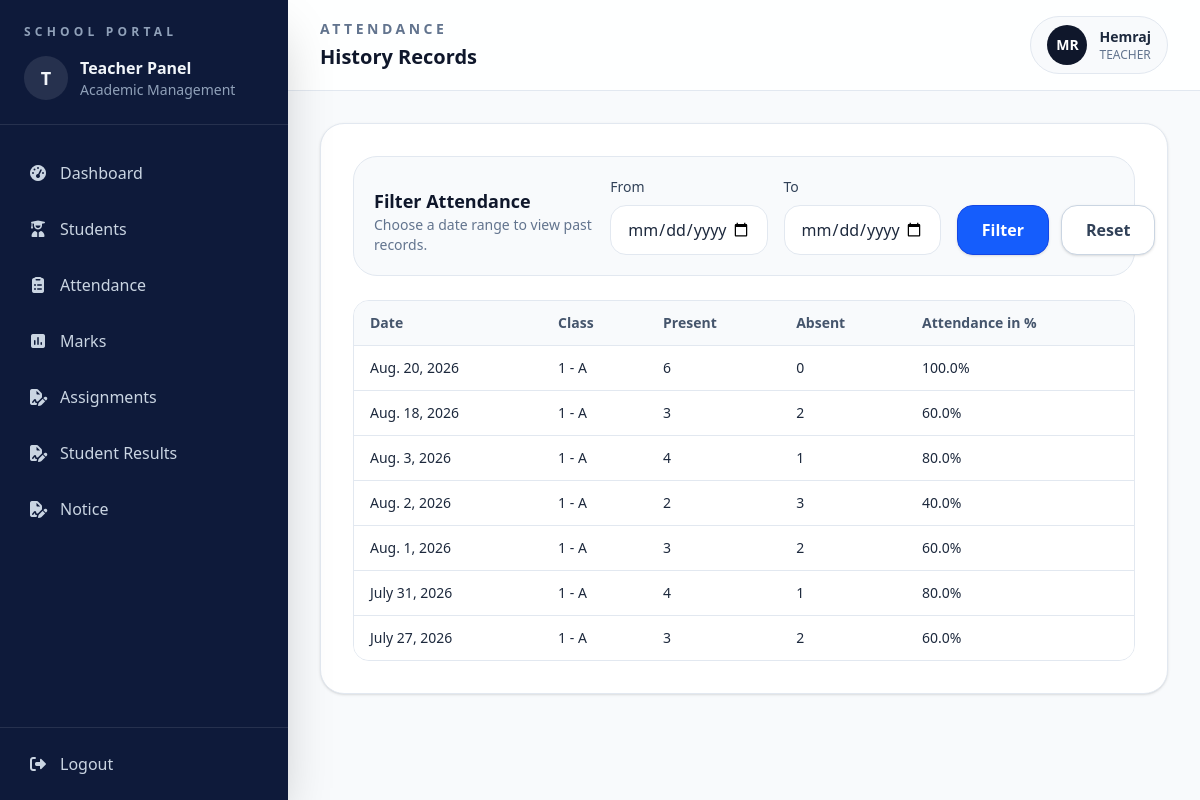
/attendance/history/ (signed in), run on an earlier commit of the app's database.
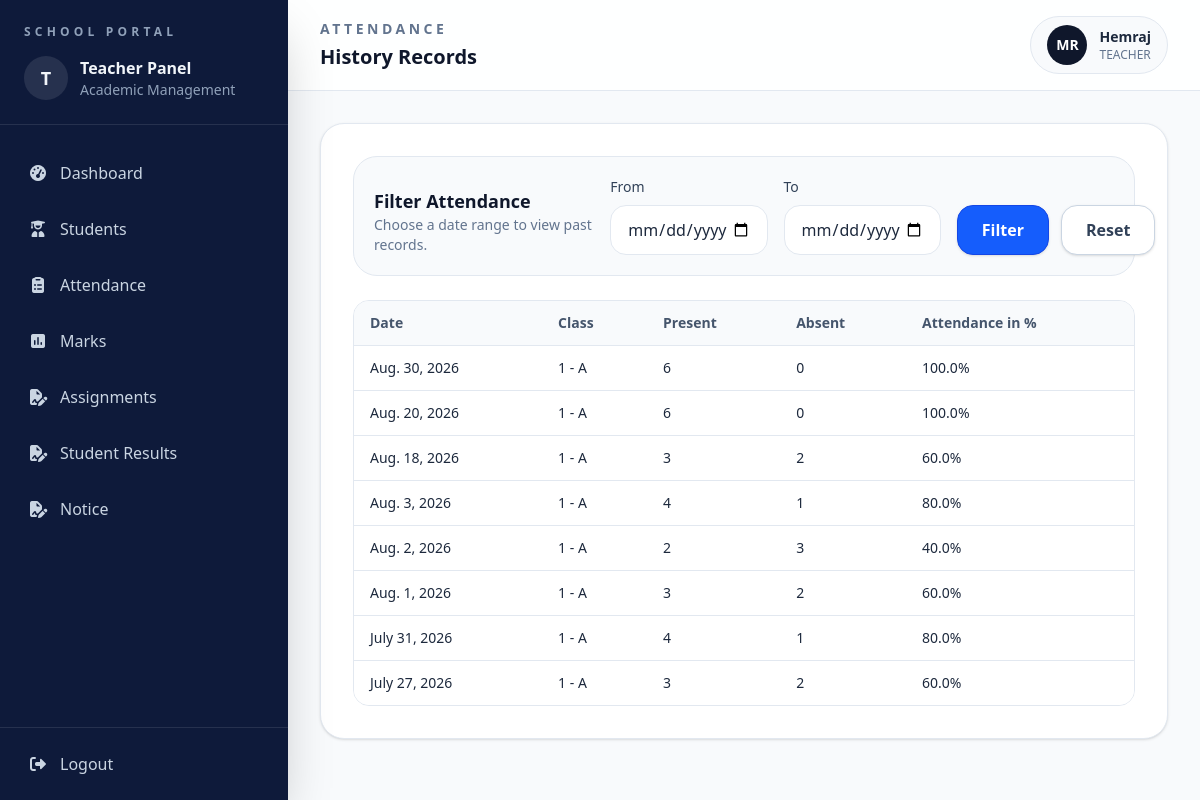
And on a later commit of the database.
### accounts/models.py (models this page shows, shortened)
class User(AbstractUser):
    ROLE_CHOICES = (("ADMIN", "Admin"), ("TEACHER", "Teacher"))
    role = models.CharField(max_length=20, choices=ROLE_CHOICES, default="TEACHER")

### attendance/views.py (the view)
# urls.py: path("history/",views.attendance_history,name="attendance-history"),
def attendance_history(request):
    from_date = request.GET.get("from")
    to_date = request.GET.get("to")
    queryset = Attendance.objects.filter(student__classroom__teacher=request.user)
    if from_date:
        queryset = queryset.filter(date__gte=from_date)
    if to_date:
        queryset = queryset.filter(date__lte=to_date)
    attendance_records = (
        queryset.values(
            "date", "student__classroom__name", "student__classroom__section"
        )
        .annotate(
            present_count=Count("id", filter=Q(status="PRESENT")),
            absent_count=Count("id", filter=Q(status="ABSENT")),
        )
        .order_by("-date")
    )
    for record in attendance_records:
        total = record["present_count"] + record["absent_count"]
        if total > 0:
            record["attendance_percentage"] = round(
                (record["present_count"] / total) * 100,
                2,
            )
        else:
            record["attendance_percentage"] = 0
    context = {
        "attendance_records": attendance_records,
        "from_date": from_date,
        "to_date": to_date,
    }
    return render(request, "attendance/attendance_history.html", context)

### attendance/templates/attendance/attendance_history.html (shortened to what this page needs)
{% extends 'base.html' %}
{% block page_label %}Attendance{% endblock %}
{% block page_title %}History Records{% endblock %}
{% block content %}
<div class="space-y-6">
  <div class="rounded-3xl border border-slate-200 bg-slate-50 p-5">
    <div class="flex flex-col gap-4 md:flex-row md:items-end md:justify-between">
      <div>
        <h2 class="text-lg font-semibold text-slate-900">
          Filter Attendance
        </h2>
        <p class="text-sm text-slate-500">
          Choose a date range to view past records.
        </p>
      </div>
      <form method="get" id="attendanceFilterForm">
        <div class="grid gap-4 md:grid-cols-3 md:items-end">
          <div>
            <label
              for="from"
              class="mb-2 block text-sm font-medium text-slate-700"
            >
              From
            </label>
            <input
              id="from"
              type="date"
              name="from"
              value="{{ from_date }}"
              min="0001-01-01"
              max="9999-12-31"
              class="w-full rounded-2xl border border-slate-200 bg-white px-4 py-3"
            />
          </div>
          <div>
            <label
              for="to"
              class="mb-2 block text-sm font-medium text-slate-700"
            >
              To
            </label>
            <input
              id="to"
              type="date"
              name="to"
              value="{{ to_date }}"
              min="0001-01-01"
              max="9999-12-31"
              class="w-full rounded-2xl border border-slate-200 bg-white px-4 py-3"
            />
          </div>
          <div class="flex gap-3">
            <button
              type="submit"
              class="h-[50px] flex-1 rounded-2xl border border-blue-700 bg-blue-600 px-6 font-bold text-white shadow-sm transition hover:border-blue-800 hover:bg-blue-700"
            >
              Filter
            </button>
            <a
              href="?"
              class="flex h-[50px] flex-1 items-center justify-center rounded-2xl border border-slate-300 bg-white px-6 font-bold text-slate-700 shadow-sm transition hover:border-slate-400 hover:bg-slate-100"
            >
              Reset
            </a>
          </div>
        </div>
      </form>
    </div>
  </div>
  <div class="overflow-hidden rounded-2xl border border-slate-200">
    <table class="min-w-full divide-y divide-slate-200 text-left text-sm">
      <thead class="bg-slate-50 text-slate-600">
        <tr>
          <th class="px-4 py-3 font-semibold">Date</th>
          <th class="px-4 py-3 font-semibold">Class</th>
          <th class="px-4 py-3 font-semibold">Present</th>
          <th class="px-4 py-3 font-semibold">Absent</th>
          <th class="px-4 py-3 font-semibold">Attendance in %</th>
        </tr>
      </thead>
      <tbody class="divide-y divide-slate-200 bg-white">
        {% for attendance in attendance_records %}
        <tr>
          <td class="px-4 py-3">
            {{ attendance.date }}
          </td>
          <td class="px-4 py-3">
            {{ attendance.student__classroom__name }} -
            {{ attendance.student__classroom__section }}
          </td>
          <td class="px-4 py-3">
            {{ attendance.present_count }}
          </td>
          <td class="px-4 py-3">
            {{ attendance.absent_count }}
          </td>
          <td class="px-4 py-3">
            {{ attendance.attendance_percentage }}%
          </td>
        </tr>
        {% empty %}
        <tr>
          <td colspan="5" class="px-4 py-6 text-center text-slate-500">
            No attendance records found.
          </td>
        </tr>
        {% endfor %}
      </tbody>
    </table>
  </div>
</div>
{% endblock %}

### templates/base.html (shortened to what this page needs)
{% load static %}
<!doctype html>
<html lang="en">
<head>
<script src="https://cdn.jsdelivr.net/npm/@tailwindcss/browser@4"></script>
<link rel="stylesheet"
      href="https://cdnjs.cloudflare.com/ajax/libs/font-awesome/7.0.1/css/all.min.css"
 />
</head>
<body class="bg-slate-50 text-slate-800">
<div class="min-h-screen bg-slate-50">
  {% include 'sidebar.html' %}
  <div class="min-h-screen lg:ml-72">
    <header class="border-b border-slate-200 bg-white/90 px-4 py-4 sm:px-6 lg:px-8">
      <div class="flex flex-col gap-4 sm:flex-row sm:items-center sm:justify-between">
        <div>
          <p class="text-sm font-semibold uppercase tracking-[0.25em] text-slate-500">
            {% block page_label %}{% endblock %}
          </p>
          <h1 class="mt-1 text-xl font-semibold text-slate-900">
            {% block page_title %}{% endblock %}
          </h1>
        </div>
        <div class="flex items-center gap-3 rounded-full border border-slate-200 bg-slate-50 px-4 py-2">
          <div class="flex h-10 w-10 items-center justify-center rounded-full bg-slate-900 text-sm font-semibold text-white">
            MR
          </div>
          <div>
            <p class="text-sm font-semibold text-slate-800">
              {{ request.user.username|capfirst }}
            </p>
            <p class="text-xs text-slate-500">
              {{ request.user.role|capfirst }}
            </p>
          </div>
        </div>
      </div>
    </header>
    <main class="p-4 sm:p-6 lg:p-8">
      <div class="rounded-3xl border border-slate-200 bg-white p-4 shadow-sm sm:p-6 lg:p-8">
        {% block content %}
        {% endblock content %}
      </div>
    </main>
  </div>
</div>
</body>
</html>

What changed in the data, as far as the page shows it:
now on one of the page's lists (row edited): User: date "July 31, 2026", student__classroom__name "1", present_count "4", absent_count "1"
changed User "Hemraj": date "July 31, 2026" → "Aug. 30, 2026"; present_count "4" → "6"; absent_count "1" → "0"; attendance_percentage "80.0" → "100.0"
